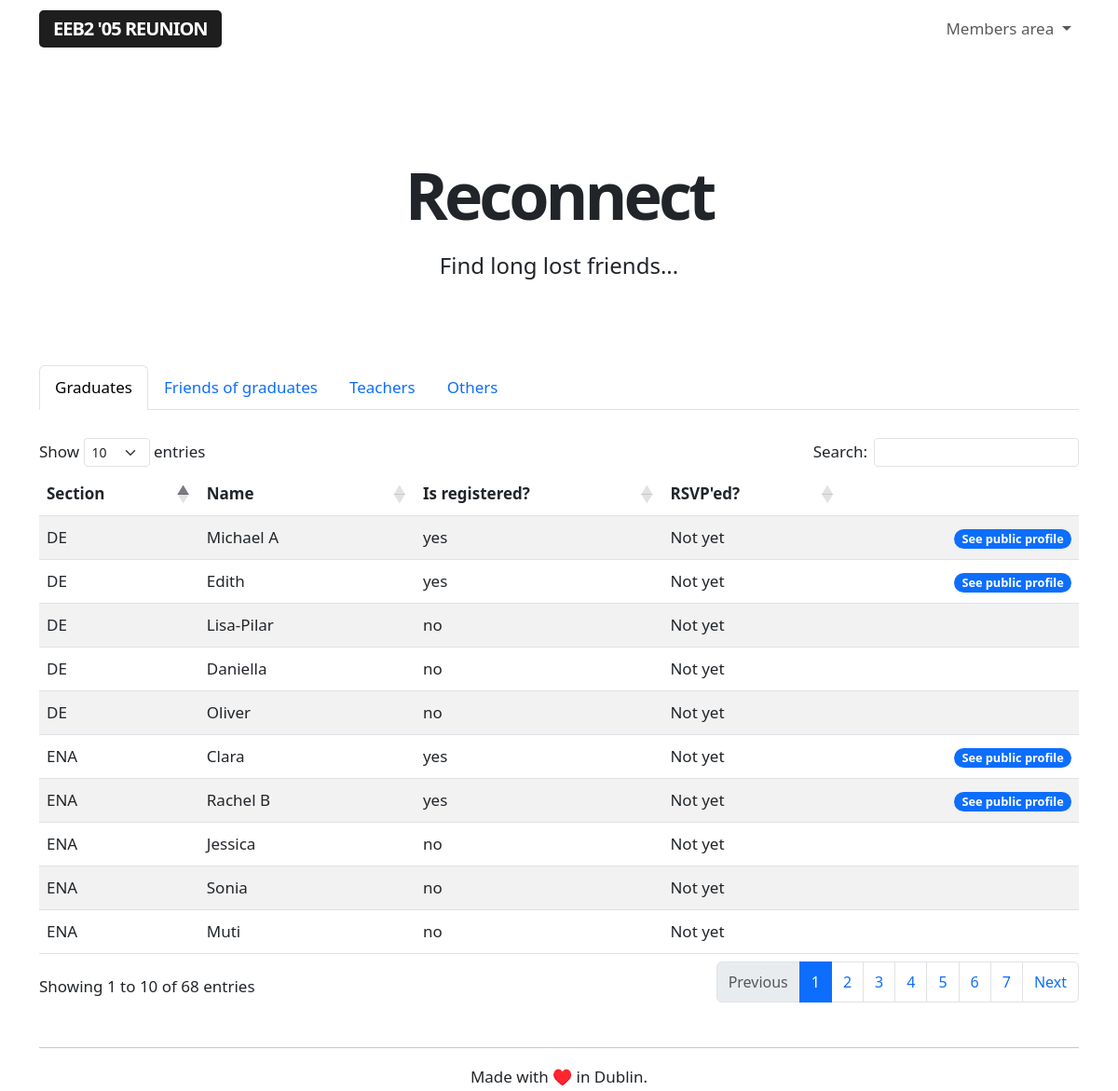
/reconnect (signed in), run on the app's committed database.
### app/models.py (models this page shows, shortened)
class Guest(db.Model):
    id = db.Column(db.Integer, primary_key=True)
    name = db.Column(db.String(64), index=True, unique=False)
    section = db.Column(db.String(64), index=True, unique=False)
    email = db.Column(db.String(120), index=True, unique=True)
    registered = db.Column(db.String(120), index=True, unique=False)
    rsvp = db.Column(db.String(64), index=True, unique=False)

### app/routes.py (the view)
@app.route('/reconnect', methods=['GET'])
@login_required
def reconnect():
    guests = Guest.query.order_by(Guest.section.asc())
    friends = User.query.filter_by(role='I was friends with people who graduated in 2005').order_by(User.name.asc())
    teachers = User.query.filter_by(role='I was a teacher at the EEB2').order_by(User.name.asc())
    others = User.query.filter_by(role='Other').order_by(User.name.asc())
    return render_template('reconnect.html', guests=guests, friends=friends, teachers=teachers, others=others)

### app/models.py (called while the page is built)
@login.user_loader
def load_user(id):
    return User.query.get(int(id))

### app/templates/reconnect.html (shortened to what this page needs)
{% extends "base.html" %}
{% block content %}
<div class="title">
    <h1>Reconnect</h1>
    <h4>Find long lost friends...</h4>
</div>
<br>
<nav>
  <div class="nav nav-tabs" id="nav-tab" role="tablist">
    <button class="nav-link active" id="nav-home-tab" data-bs-toggle="tab" data-bs-target="#nav-home" type="button" role="tab" aria-controls="nav-home" aria-selected="true">Graduates</button>
    <button class="nav-link" id="nav-friends-tab" data-bs-toggle="tab" data-bs-target="#nav-friends" type="button" role="tab" aria-controls="nav-friends" aria-selected="false">Friends of graduates</button>
    <button class="nav-link" id="nav-teachers-tab" data-bs-toggle="tab" data-bs-target="#nav-teachers" type="button" role="tab" aria-controls="nav-teachers" aria-selected="false">Teachers</button>
    <button class="nav-link" id="nav-others-tab" data-bs-toggle="tab" data-bs-target="#nav-others" type="button" role="tab" aria-controls="nav-others" aria-selected="false">Others</button>
  </div>
</nav>
<div class="tab-content" id="nav-tabContent">
  <div class="tab-pane fade show active" id="nav-home" role="tabpanel" aria-labelledby="nav-graduates-tab" tabindex="0">
    <br>
    <table id="reconnect-table" class="table table-striped">
        <thead>
            <tr>
                <th>Section</th>
                <th>Name</th>
                <th>Is registered?</th>
                <th>RSVP'ed?</th>
                <th> </th>
            </tr>
        </thead>
        <tbody>
            {% for guest in guests %}
                {% include '_publicguests.html' %}
            {% endfor %}
        </tbody>
    </table>
  </div>
</div>
{% endblock %}

### app/templates/base.html (shortened to what this page needs)
<!doctype html>
<html lang="en">
<head>
    <link rel="stylesheet" href="{{url_for('.static', filename='styles.css')}}">
    <link href="https://cdn.jsdelivr.net/npm/bootstrap@5.3.0-alpha1/dist/css/bootstrap.min.css" rel="stylesheet">
    <link href="https://getbootstrap.com/docs/5.3/assets/css/docs.css" rel="stylesheet">
    <link rel="stylesheet" href="https://cdnjs.cloudflare.com/ajax/libs/dropzone/5.7.1/min/dropzone.min.css">
    <link rel="stylesheet" type="text/css" href="https://cdn.datatables.net/1.10.25/css/dataTables.bootstrap5.css">
</head>
<body class="bd-example">
    <nav class="navbar navbar-expand-lg nav-container" data-bs-theme="light">
        <div class="container navigation-container">
            <a class="navbar-brand" href="/index">EEB2 '05 Reunion</a>
            <div class="login-buttons">
                <ul class="navbar-nav">
                    {% if current_user.is_anonymous %}
                    <li class="buttons-header">
                        <a class="btn btn-outline-primary login-button" href="/login" role="button">Login</a>
                        <a class="btn btn-primary" href="/register" role="button">Sign up</a>
                    </li>
                    {% else %}
                    <li class="nav-item dropdown">
                        <a class="nav-link dropdown-toggle" href="#" role="button" data-bs-toggle="dropdown" aria-expanded="false">
                            Members area
                        </a>
                    </li>
                    {% endif %}
                </ul>
            </div>
        </div>
    </nav>
<br>
<div class="container">
    <div class="full-height">
        {% block content %}{% endblock %}
    </div>
</div>
<div class="container text-center">
    <br>
    <hr>
    Made with ♥️ in Dublin.
    </div>
</body>
</html>

### app/templates/_publicguests.html
<tr>
    <td>{{ guest.section }}</td>
    <td>{{ guest.name }}</td>
    <td>{{ guest.registered }}</td>
    <td>{{ guest.rsvp }}</td>
    <td>{% if guest.email %}
        <a href="{{ url_for('public', guestid=guest.id) }}" class="align-right"><span class="badge rounded-pill text-bg-primary">See public profile</span></a></td>
        {% endif %}
</tr>

### app/static/styles.css (style rules this page uses)
body { font-size: 17px !important; line-height: 30px !important; }
h1 { font-size: 70px !important; letter-spacing: -4px; text-align: center; font-weight: 800 !important; line-height: 75px !important; }
h4 { padding-bottom: 20px !important; font-weight: 300 !important; line-height: 35px !important; }
.align-right { margin-right: 0; margin-left: auto; display: table; }
.full-height { min-height: 75vh; }
.nav-container { margin-bottom: 40px; }
.navbar-brand { background-color: #1e1e1e; color: #fff !important; padding: 6px 15px; border-radius: 5px; text-transform: uppercase; font-weight: 600; letter-spacing: -1px; }
.title h1 { margin-bottom: -20px !important; margin-top: 40px; }
.title h4 { padding-top: 40px !important; text-align: center !important; margin-bottom: 40px; }

### data on the page
Guest: section "DE", name "Michael A", registered "yes", rsvp "Not yet"
Guest: section "DE", name "Edith", registered "yes", rsvp "Not yet"
Guest: section "DE", name "Lisa-Pilar", registered "no", rsvp "Not yet"
Guest: section "DE", name "Daniella", registered "no", rsvp "Not yet"
Guest: section "DE", name "Oliver", registered "no", rsvp "Not yet"
Guest: section "ENA", name "Clara", registered "yes", rsvp "Not yet"
Guest: section "ENA", name "Rachel B", registered "yes", rsvp "Not yet"
Guest: section "ENA", name "Jessica", registered "no", rsvp "Not yet"
Guest: section "ENA", name "Sonia", registered "no", rsvp "Not yet"
Guest: section "ENA", name "Muti", registered "no", rsvp "Not yet"
